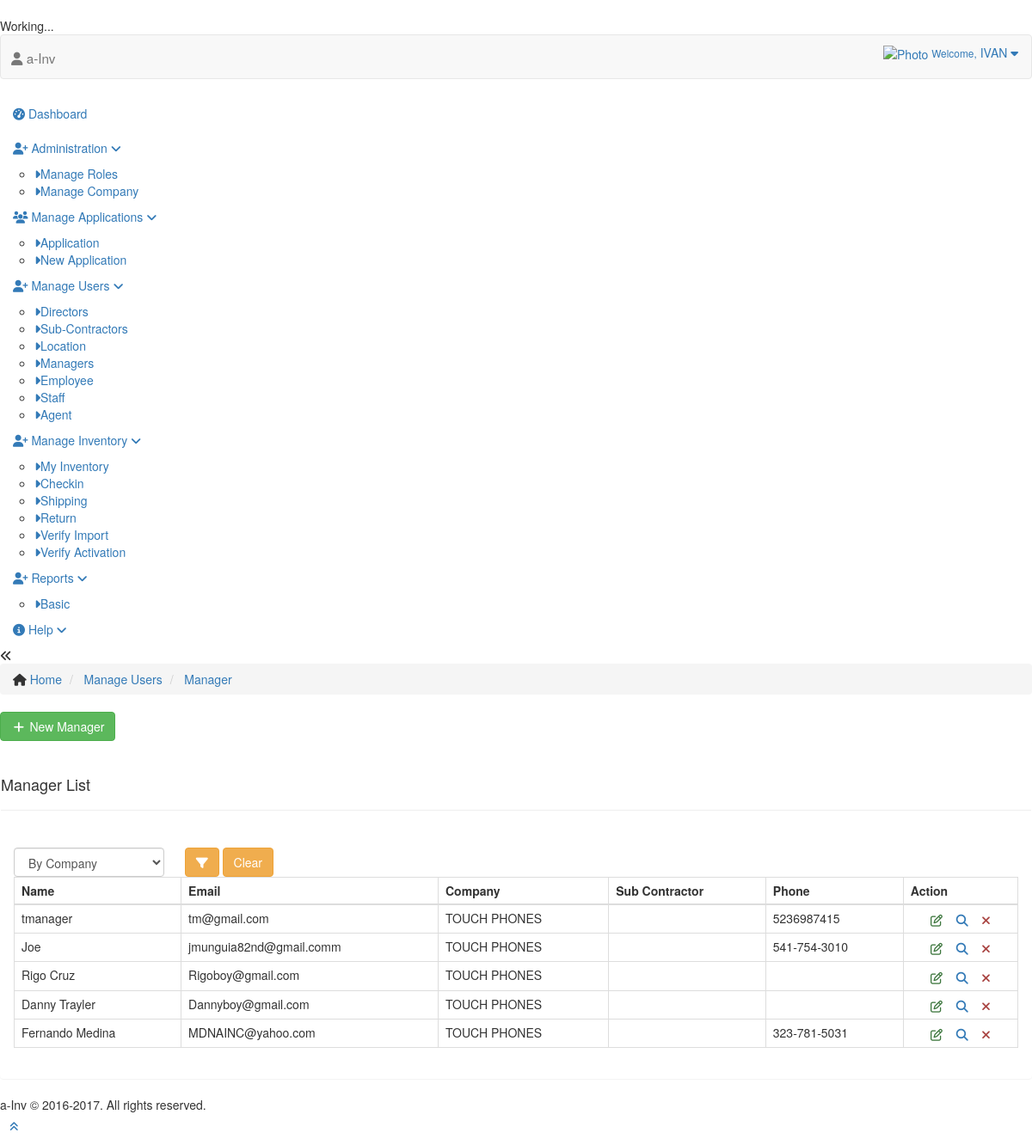
Screenshot of /users/manager (signed in) with the database file from the repository.
### tables this page shows
CREATE TABLE IF NOT EXISTS `company_users` (
  `ID` bigint(21) NOT NULL AUTO_INCREMENT,
  `USER_ID` varchar(20) DEFAULT NULL,
  `NAME` varchar(50) DEFAULT NULL,
  `PARENT` bigint(21) DEFAULT '0',
  `ROLE_ID` bigint(21) DEFAULT NULL,
  `ROLE_NAME` varchar(50) DEFAULT NULL,
  `PROFILE_PIC` varchar(150) DEFAULT NULL,
  `EMAIL_ID` varchar(100) DEFAULT NULL,
  `PHONE` varchar(20) DEFAULT NULL,
  `COMPANY` bigint(21) DEFAULT NULL,
  `SUBCONTRACTOR` bigint(21) DEFAULT '0',
  `ADDED_ON` datetime DEFAULT NULL,
  `ADDED_BY` varchar(200) DEFAULT NULL,
  `STATUS` tinyint(2) DEFAULT '1',
  `DOB` date DEFAULT NULL,
  `SOCIAL` varchar(50) DEFAULT NULL,
  `ADDRESS_ONE` text,
  `ADDRESS_TWO` text,
  `STATE` text,
  `ZIP_CODE` text,
  `DL` text,
  PRIMARY KEY (`ID`)
);

CREATE TABLE IF NOT EXISTS `company` (
  `ID` bigint(21) NOT NULL AUTO_INCREMENT,
  `NAME` varchar(200) DEFAULT NULL,
  `TYPE` varchar(20) DEFAULT NULL,
  `ADDRESS` text,
  `PHONE` varchar(20) DEFAULT NULL,
  `WEBSITE` varchar(50) DEFAULT NULL,
  `EMAIL` varchar(50) DEFAULT NULL,
  `PARENT` bigint(21) DEFAULT '0',
  `STATUS` tinyint(2) DEFAULT '1',
  `SCS` tinyint(2) DEFAULT '1',
  PRIMARY KEY (`ID`)
);

### index.php (called while the page is built, shortened)
<?php
require 'application/libs/controller.php';
require 'application/libs/model.php';
$objApp = new Application();

### application/libs/controller.php (called while the page is built, shortened)
<?php
	class Controller {
		public function loadModel($model_name) {
			if ( file_exists('application/models/' . strtolower($model_name) . '.php') ) {
				return new $strObj();
			}
		}
		function getLoggedInUserCompanyID(){
			return $_SESSION[ 'COMPANY' ];
		}
		function isSuperAdmin() {
			return ( $_SESSION[ 'ROLE_NAME' ] == 'SUPERADMIN' ) ? true : false;
		}
	}

### application/libs/model.php (called while the page is built, shortened)
<?php
	class Model {
		public $objDBConn = NULL;
		private function openDatabaseConnection() {
			$options = array( PDO::ATTR_DEFAULT_FETCH_MODE => PDO::FETCH_OBJ, PDO::ATTR_ERRMODE => PDO::ERRMODE_WARNING );
			$this->objDBConn = new PDO(DB_TYPE . ':host=' . DB_HOST . ';dbname=' . DB_NAME, DB_USER, DB_PASS, $options);
		}
		public function getData($arrData, $getAll = false) {
			$fields = ( $arrData [ 'FIELDS' ] == '' ) ? "*" : $arrData [ 'FIELDS' ];
			$table = $arrData [ 'TABLE' ];
			$where = ( $arrData [ 'WHERE' ] ) ? " WHERE " . $arrData [ 'WHERE' ] : "";
			$orderby = '';
			$limit = '';
			$groupby = '';
			if ( $arrData [ 'ORDER' ] != '' ) {
				$orderby = " ORDER BY " . $arrData [ 'ORDER' ];
			}
			$strQuery = "SELECT " . $fields . " FROM " . $table . $where . $groupby . $orderby . $limit;
			$objStmt = $this->objDBConn->prepare($strQuery);
			$objStmt->execute();
			return ( $getAll ) ? $objStmt->fetchAll() : $objStmt->fetch();
		}
	}

### application/models/company.php (called while the page is built, shortened)
<?php
	class companyModel extends Model {
		function getCompanyUsers($strType, $iCompany = 0, $iLoggedInUser = 0, $arrOptions = array() ) {
			$arrData[ 'FIELDS' ] = "U.NAME, U.EMAIL_ID, U.USER_ID, U.PHONE, C.NAME AS COMPANY";
			$arrData[ 'FIELDS' ] .= ", (SELECT CR.USER_NAME FROM " . CREDS . " CR WHERE U.USER_ID = CR.USER_ID AND CR.STATUS = 1 )
			                    AS USER_LOGIN_ID";
                $arrData[ 'FIELDS' ] .= ", (SELECT S.NAME FROM " . COMPANY_USERS . " S WHERE S.USER_ID = U.SUBCONTRACTOR AND S.STATUS = 1 )
			                    AS SUBCONTRACTOR";
			$arrData[ 'TABLE' ] = COMPANY_USERS . " U, " . COMPANY . " C ";
			$arrData[ 'WHERE' ] = "U.status = " . ACTIVE;
			$arrData[ 'WHERE' ] .= " AND C.status = " . ACTIVE;
			$arrData[ 'WHERE' ] .= " AND U.COMPANY = C.ID ";
			$arrData[ 'WHERE' ] .= ( $arrOptions['q_company'] != '') ? " AND C.ID = " . $arrOptions['q_company'] : "";
			$arrData[ 'WHERE' ] .= ( $arrOptions['subc'] != '') ? " AND U.SUBCONTRACTOR = " . $arrOptions['subc'] : "";
			$arrData[ 'WHERE' ] .= " AND ROLE_NAME = '". $strType ."'";
                $arrData[ 'WHERE' ] .= ( $iCompany > 0 ) ? " AND C.ID = " . $iCompany : "";
            if( $iLoggedInUser ){
                $arrData[ 'WHERE' ] .= ( $iLoggedInUser == SUBCONTRACTOR ) ? " AND U.ADDED_BY = '" . $iLoggedInUser . "'": "";
            }
			$arrData[ 'ORDER' ] = " U.ID DESC";
			return $this->getData($arrData, true);
		}
	}

### application/views/users/list.php (the view, shortened to what this page needs)
<div class="main-content">
	<div class="main-content-inner">
		<div class="breadcrumbs ace-save-state" id="breadcrumbs">
			<ul class="breadcrumb">
				<li> <i class="ace-icon fa fa-home home-icon"></i> <a href="/home">Home</a> </li>
				<li> <a href="#">Manage Users</a> </li>
				<li> <a href="#"><?php echo $strType?></a> </li>
			</ul>
			<div class="f-right">
				<button class="btn btn-success" type="button" onclick="javascript:location.href='/users/<?php echo strtolower($strType)?>/add'">
					<i class="ace-icon fa fa-fw fa-plus"></i>
					New <?php echo $strType?></button>
			</div>
		</div>
		<div class="page-content">
			<div class="panel">
				<div class="page-header">
					<h4><?php echo $strType?> List</h4>
				</div>
				<div class="panel-body">
					<?php if( $_SESSION['ROLE_ID'] == SUPERADMIN ) { ?>
						<form id="filter_form" method="post" action="/users/<?php echo $strType?>">
							<div class="row">
								<div class="col-xs-12 col-sm-2 p-t-sm">
									<select  name="q_company" class="form-control" id="q_company">
										<option value="">By Company</option>
									</select>
								</div>
								<div class="col-xs-12 col-sm-6 p-t-sm" style="height:30px;">
									<button id="submit" class="btn btn-warning f-left m-r"> <i class="fa fa-filter"></i> </button>
									<a href="/users/<?php echo $strType?>"><button type="button" id="resetbtn" class="btn btn-warning f-left m-r"> Clear </button></a>
								</div>
							</div>
						</form>
					<?php } ?>
					<div class="">
						<table id="simple-table" class="table  table-bordered table-hover">
							<thead>
							<tr>
								<th>Name</th>
								<th>Email</th>
								<?php if( $bShowCmpny ) {?>
                                    <th>Company</th>
                                <?php } ?>
                                <?php if( $strType == 'Manager' ) { ?>
                                    <th>Sub Contractor</th>
                                <?php } ?>
								<th>Phone</th>
								<th>Action</th>
							</tr>
							</thead>
							<tbody>
							<?php
								if ( count($arrObjCUsers) ) {
									foreach ( $arrObjCUsers AS $arrObjCUser ) {
										?>
										<tr>
											<td><?php echo $arrObjCUser->NAME?></td>
											<td><?php echo $arrObjCUser->EMAIL_ID?></td>
											<?php if( $bShowCmpny ) {?>
                                                <td><?php echo $arrObjCUser->COMPANY?></td>
                                            <?php } ?>
                                            <?php if( $strType == 'Manager' ) { ?>
                                                <td><?php echo $arrObjCUser->SUBCONTRACTOR?></td>
                                            <?php } ?>
											<td><?php echo $arrObjCUser->PHONE?></td>
											<td align="center">
												<div class="hidden-sm hidden-xs btn-group">
													<a href="/users/<?php echo $strType ?>/edit/<?php echo $arrObjCUser->USER_ID?>" title="Edit Details" class="text-success"><i class="ace-icon fa fa-edit bigger-120"></i></a> &nbsp;&nbsp;
													<a href="/users/<?php echo $strType ?>/view/<?php echo $arrObjCUser->USER_ID?>" title="View"><i class="ace-icon fa fa-search bigger-120"></i></a> &nbsp;&nbsp;
													<a href="javascript:deleteCUser(<?php echo $arrObjCUser->USER_ID?>)" title="Delete Agent" class="text-danger"><i class="ace-icon fa fa-times bigger-120"></i></a>
											</td>
										</tr>
									<?php
									}
								} else {
									?>
									<tr>
										<td colspan="5">No <?php echo ucfirst($strType)?> Found</td>
									</tr>
								<?php
								}
							?>
							</tbody>
						</table>
					</div>
				</div>
			</div>
		</div>
	</div>
</div>

### application/views/_templates/header.php (style rules this page uses)
.p-t-sm { padding-top: 8px; }

### rows the page displays
company_users: NAME "tmanager", EMAIL_ID "tm@gmail.com", company.NAME "TOUCH PHONES", PHONE "5236987415"
company_users: NAME "Joe", EMAIL_ID "jmunguia82nd@gmail.comm", company.NAME "TOUCH PHONES", PHONE "541-754-3010"
company_users: NAME "Rigo Cruz", EMAIL_ID "Rigoboy@gmail.com", company.NAME "TOUCH PHONES"
company_users: NAME "Danny Trayler", EMAIL_ID "Dannyboy@gmail.com", company.NAME "TOUCH PHONES"
company_users: NAME "Fernando Medina", EMAIL_ID "MDNAINC@yahoo.com", company.NAME "TOUCH PHONES", PHONE "323-781-5031"

### other values shown
$objC->userFullName() "IVAN"
$strType "Manager"
